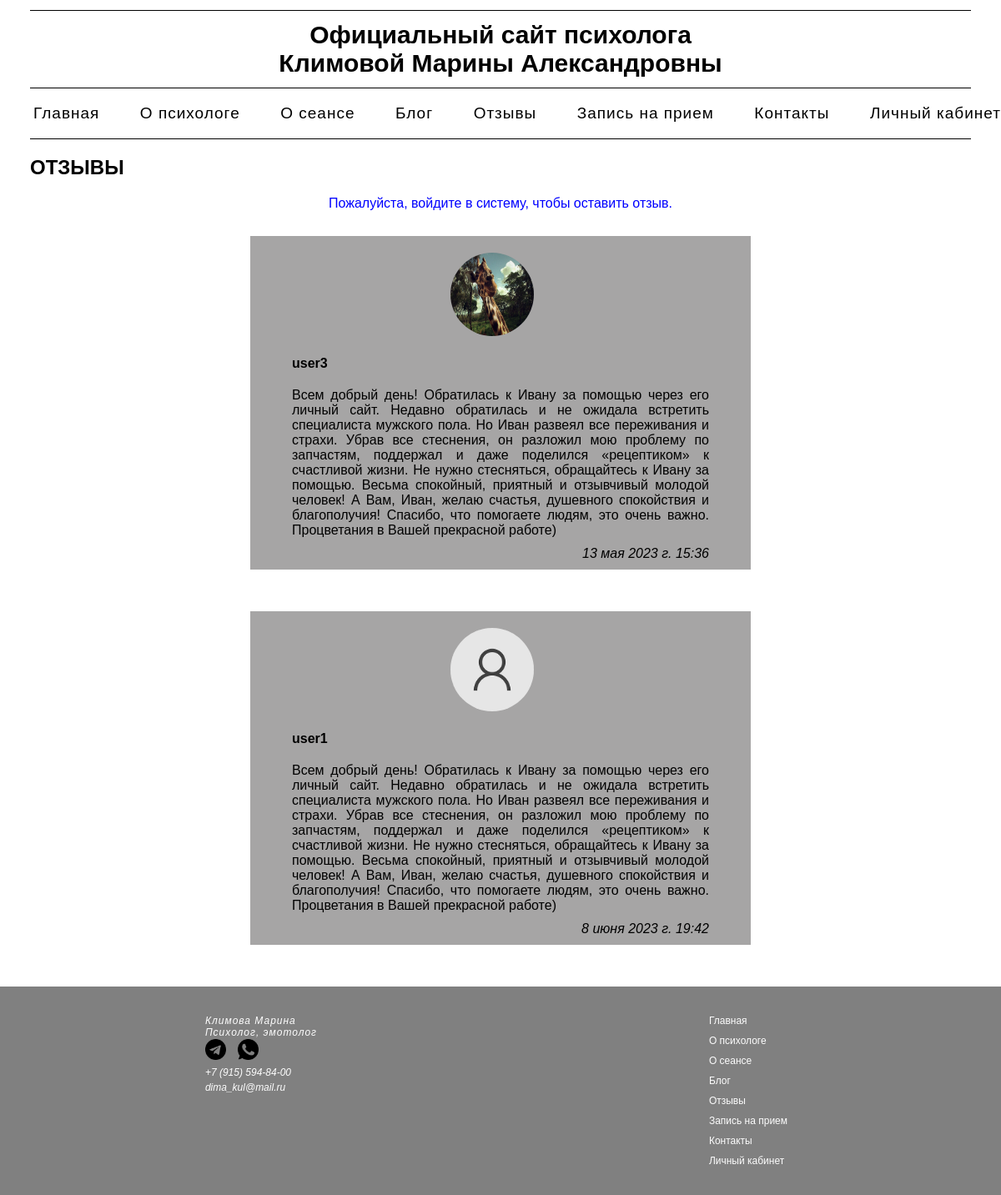
The page /reviews/ on the database as committed earlier.
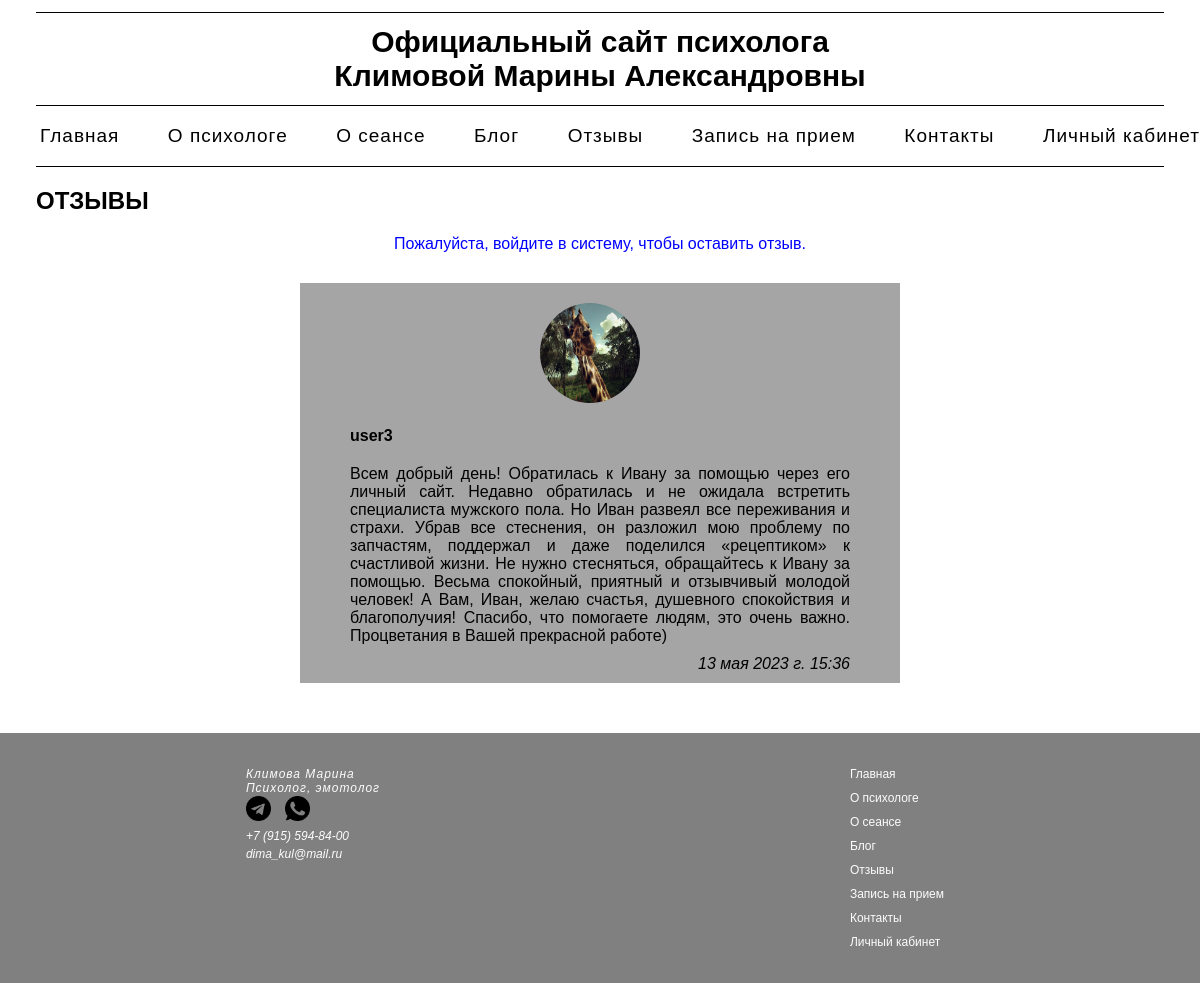
The same page on the database as committed later.
### main/models.py (models this page shows, shortened)
class Feedback(models.Model):
    owner = models.ForeignKey(Profile, on_delete=models.CASCADE, null=True, verbose_name='Имя пользователя')
    body = models.TextField(null=True, blank=True, verbose_name='Отзыв')
    created = models.DateTimeField(auto_now_add=True, verbose_name='Дата публикации')
    class Meta:
        verbose_name = 'Отзыв'
        verbose_name_plural = 'Отзывы'

### personal_account/models.py (models this page shows, shortened)
class Profile(models.Model):
    user = models.OneToOneField(User, on_delete=models.CASCADE, null=True, blank=True, verbose_name='Имя пользователя')
    username = models.CharField(max_length=200, null=True, blank=True, verbose_name='Имя пользователя')
    name = models.CharField(max_length=200, null=True, blank=True, verbose_name='Имя')
    surname = models.CharField(max_length=200, null=True, blank=True, verbose_name='Фамилия')
    patronymic = models.CharField(max_length=200, null=True, blank=True, verbose_name='Отчество')
    email = models.EmailField(max_length=500, null=False, blank=False)
    phoneNumber = PhoneNumberField(null=True, blank=True, verbose_name='Номер телефона')
    secondPhoneNumber = PhoneNumberField(null=True, blank=True, verbose_name='Доп. номер телефона')
    bio = models.TextField(null=True, blank=True, verbose_name='О себе')
    profile_image = models.ImageField(upload_to='profiles/', default='profiles/user-default.png', verbose_name='Фото')
    created = models.DateTimeField(auto_now_add=True, verbose_name='Дата регистрации')
    class Meta:
        verbose_name = "Профиль"
        verbose_name_plural = "Профили"

### main/views.py (the view, shortened to what this page needs)
# urls.py: path('reviews/', views.reviews, name="reviews"),
def reviews(request):
    profiles = Profile.objects.all()
    form = FeedbackForm()
    try:
        profile = Profile.objects.filter(user=request.user)
        feedbacks = Feedback.objects.all().values_list('owner__id', flat=True)
    except:
        profile = None
        feedbacks = None
    context = {"profiles": profiles, "form": form, "profile": profile, "feedbacks": feedbacks}
    return render(request, "main/reviews.html", context)

### main/templates/main/reviews.html (shortened to what this page needs)
{% extends 'main/menu.html' %}
{% block content %}
<h2 class="profile_h2">Отзывы</h2>
{% if request.user.profile.id in feedbacks %}
    <p class="profile_p">Вы уже оставляли свой отзыв</p>
{% else %}
    <div class="profile_a"><a href="{% url 'personal_account:login' %}">Пожалуйста, войдите в систему, чтобы оставить отзыв.</a></div>
{% endif %}
{% for profile in profiles %}
    {% for feedback in profile.feedback_set.all %}
        {% if request.user.profile.id == profile.id %}
            <div class="reviews_container">
                <div class="reviews">
                        <div class="reviews_img"><img src="{{ feedback.owner.profile_image.url }}" alt=""></div>
                        <div>
                            <div class="reviews_owner">{{ feedback.owner.username }}</div>
                            <div class="review_text">{{ feedback.body|linebreaksbr }}</div>
                            <div>{{ feedback.created }}</div>
                            <div class="del"><a href="{% url 'reviews_delete' %}">Удалить отзыв</a></div>
                        </div>
                </div>
            </div>
        {% else %}
            <div class="reviews_container">
                <div class="reviews">
                        <div class="reviews_img"><img src="{{ feedback.owner.profile_image.url }}" alt=""></div>
                        <div>
                            <div class="reviews_owner">{{ feedback.owner.username }}</div>
                            <div>{{ feedback.body|linebreaksbr }}</div>
                            <div class="reviews_date">{{ feedback.created }}</div>
                        </div>
                </div>
            </div>
        {% endif %}
    {% endfor %}
{% endfor %}
{% endblock %}

Rows that differ between the two databases and show on the page:
removed Feedback: owner.profile_image (placeholder picture), owner.username "user1", body "Всем добрый день! Обратилась к Ивану за помощью через его личный сайт. Недавно обратилась и не ожидала встретить специалиста мужского пола. Но Иван развеял все переживания и страхи. Убрав все стеснения, он разложил мою проблему по запчастям, поддержал и даже поделился «рецептиком» к счастливой жизни. Не нужно стесняться, обращайтесь к Ивану за помощью. Весьма спокойный, приятный и отзывчивый молодой человек! А Вам, Иван, желаю счастья, душевного спокойствия и благополучия! Спасибо, что помогаете людям, это очень важно. Процветания в Вашей прекрасной работе)", created "8 июня 2023 г. 19:42"
